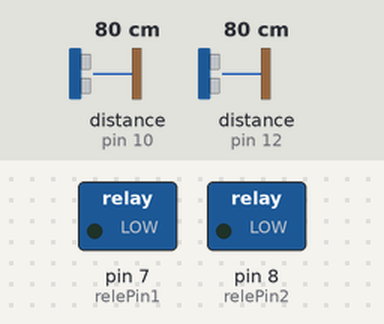
A sketch run on a simulated Arduino Uno, built with avr-gcc and run on an emulated ATmega328P. Parts: switched loads named in the sketch (green lamp = pin HIGH). Wiring (inferred from the names in the program): 2 × ultrasonic range finder: trigger pin 9, echo pin 10 / trigger pin 11, echo pin 12. The inputs (shaded band) are chosen by the test bench; at power-on: distance to the obstacle (sensors on pin 10, pin 12) 80 cm. The echo pulse lasts 58.3 µs per cm; pins used as bus, display or sensor lines are not drawn.

Above: at 1.3 s.
1.4 s: distance to the obstacle (sensor on pin 10) set to 13 cm
3.1 s: distance to the obstacle (sensor on pin 10) set to 9 cm
At 4.4 s:
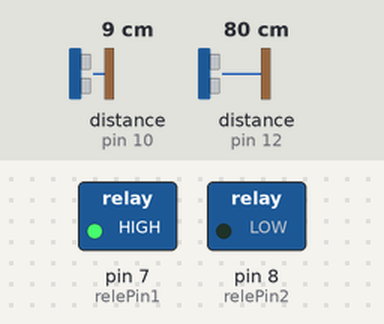
5.4 s: distance to the obstacle (sensor on pin 12) set to 13 cm
7.1 s: distance to the obstacle (sensor on pin 12) set to 10 cm
At 8.1 s:
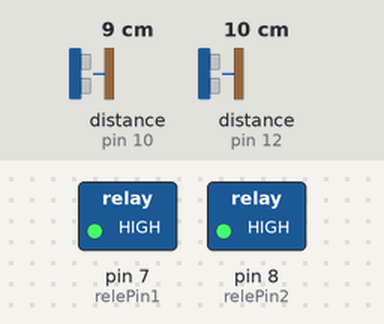
8.9 s: distance to the obstacle (sensor on pin 10) set to 18 cm
At 9.9 s:
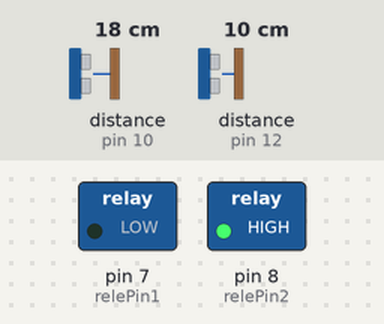
11.0 s: distance to the obstacle (sensor on pin 10) set to 2 cm
At 11.8 s:
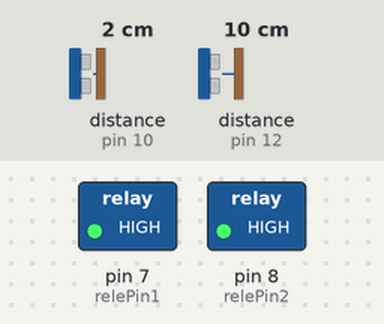
Timing chart, 0 to 14.0 s (numbered marks = the images above; inputs shaded):
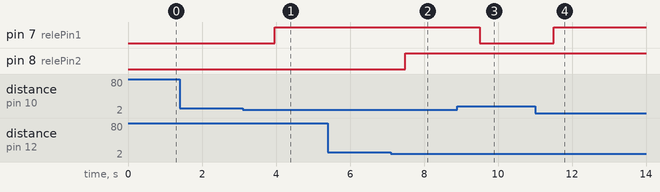

The sketch:

Dispensador_de_bebidas_doble.ino
```cpp
const int trig1 = 9;
const int echo1 = 10;
const int trig2 = 11;
const int echo2 = 12;
const int relePin1 = 7;
const int relePin2 = 8;

long duration1, duration2;
int distance1, distance2;

// Distancia de activación (en cm)
const int distanciaActivacion = 10;

void setup() {
  pinMode(trig1, OUTPUT);
  pinMode(echo1, INPUT);
  pinMode(trig2, OUTPUT);
  pinMode(echo2, INPUT);
  pinMode(relePin1, OUTPUT);
  pinMode(relePin2, OUTPUT);
}

void loop() {
  // Sensor 1
  digitalWrite(trig1, LOW);
  delayMicroseconds(2);
  digitalWrite(trig1, HIGH);
  delayMicroseconds(10);
  digitalWrite(trig1, LOW);
  duration1 = pulseIn(echo1, HIGH);
  distance1 = duration1 * 0.034 / 2;
  delay(200);

  // Sensor 2
  digitalWrite(trig2, LOW);
  delayMicroseconds(2);
  digitalWrite(trig2, HIGH);
  delayMicroseconds(10);
  digitalWrite(trig2, LOW);
  duration2 = pulseIn(echo2, HIGH);
  distance2 = duration2 * 0.034 / 2;
  delay(200);

  if (distance1 <= distanciaActivacion) {
    digitalWrite(relePin1, HIGH);
  } else {
    digitalWrite(relePin1, LOW);
  }

  if (distance2 <= distanciaActivacion) {
    digitalWrite(relePin2, HIGH);
  } else {
    digitalWrite(relePin2, LOW);
  }
  delay(100);
}
```

Measured:
- the behaviour switches between 12 and 11 cm on distance to the obstacle (sensor on pin 10) (found by bisection; images 0 and 1)
- the behaviour switches between 12 and 11 cm on distance to the obstacle (sensor on pin 12) (found by bisection; images 1 and 2)
- after the input at 1.4 s, every drawn part: stays the same
- after the input at 3.1 s, pin 7 (relePin1): LOW → HIGH after 0.86 s
- after the input at 5.4 s, every drawn part: stays the same
- after the input at 7.1 s, pin 8 (relePin2): LOW → HIGH after 0.39 s
- after the input at 8.9 s, pin 7 (relePin1): HIGH → LOW after 0.60 s
- after the input at 11.0 s, pin 7 (relePin1): LOW → HIGH after 0.51 s
